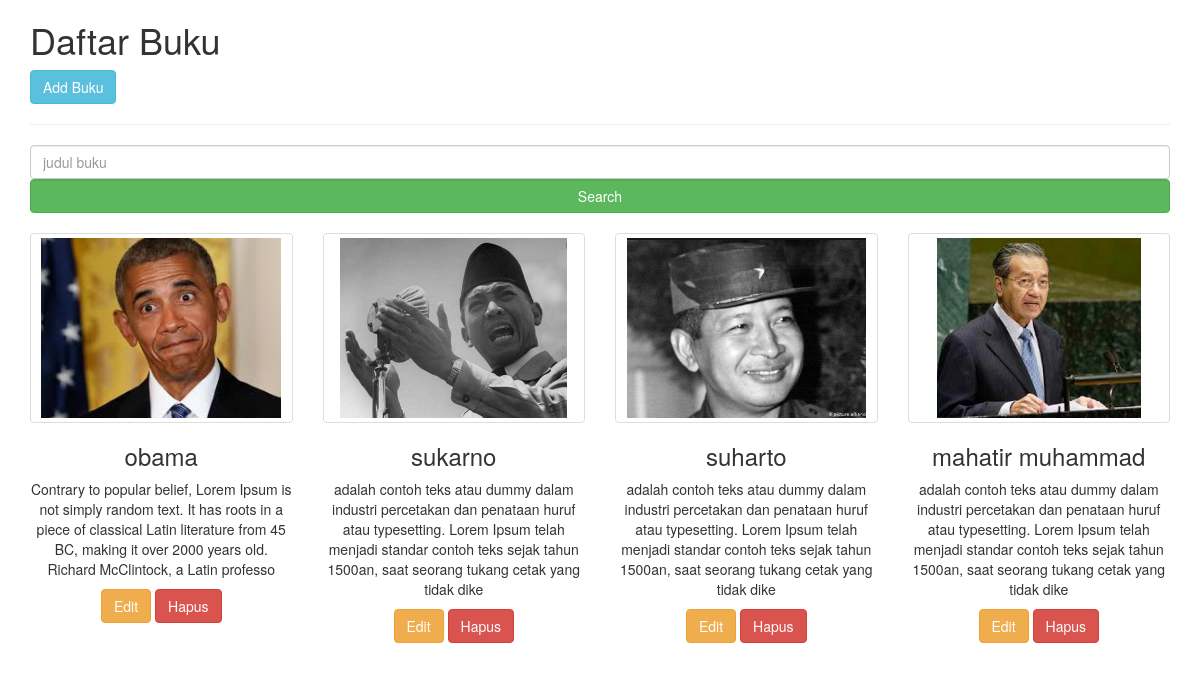
The page / on the database its author committed.
### tables this page shows
CREATE TABLE `users` (
  `id` int(11) NOT NULL,
  `name` varchar(100) NOT NULL,
  `foto` varchar(255) NOT NULL,
  `alamat` varchar(200) NOT NULL
);

### application/controllers/home.php (called while the page is built, shortened)
<?php
class Home extends CI_Controller {
  public function __construct()
  {
      $this->load->model('modelcrud');
      $this->load->library('upload');
      $this->load->library('pagination');
  }
	public function index()
	{
      $cari = $this->input->get('cari');
      $page = $this->input->get('per_page');
      $search = array('name' => $cari );
      $batas =  9;
      if(!$page):
          $offset = 0;
      else:
          $offset = $page;
      endif;
      $config['page_query_string'] = TRUE;
  		$config['base_url'] 				 = base_url().'index.php/home/?cari='.$cari;
  		$config['total_rows'] 			 = $this->modelcrud->jumlah_row($search);
  		$config['per_page'] 				 = $batas;
  		$config['uri_segment'] 			 = $page;
  		$config['full_tag_open'] 		= '<ul class="pagination">';
  		$config['full_tag_close'] 	= '<ul>';
  		$config['first_link'] 			= 'first';
  		$config['first_tag_open'] 	= '<li><a>';
  		$config['first_tag_close'] 	= '</a></li>';
  		$config['last_link'] 				= 'last';
  		$config['last_tag_open']	 	= '<li><a>';
  		$config['last_tag_close'] 	= '</a></li>';
  		$config['next_link'] 				= '&raquo;';
  		$config['next_tag_open'] 		= '<li><a>';
  		$config['next_tag_close'] 	= '</a></li>';
  		$config['prev_link'] 				= '&laquo;';
  		$config['prev_tag_open'] 		= '<li><a>';
  		$config['prev_tag_close'] 	= '</a></li>';
  		$config['cur_tag_open'] 		= '<li class="active"><a>';
  		$config['cur_tag_close'] 		= '</a></li>';
  		$config['num_tag_open'] 		= '<li><a>';
  		$config['num_tag_close'] 		= '</a></li>';
      $this->pagination->initialize($config);
      $data['pagination']	 = $this->pagination->create_links();
      $data['jumlah_page'] = $page;
      $data['data'] = $this->modelcrud->get($batas,$offset,$search);
  		$this->load->view('home',$data);
	}
}

### index.php (called while the page is built, shortened)
<?php
require_once BASEPATH.'core/CodeIgniter.php';

### application/models/modelcrud.php (called while the page is built, shortened)
<?php
class Modelcrud extends CI_Model
{
  public function get($batas=NULL,$offset=NULL,$cari=NULL)
  {
      if ($batas != NULL) {
        $this->db->limit($batas,$offset);
      }
      if ($cari != NULL) {
          $this->db->or_like($cari);
      }
      $this->db->from('users');
      $query = $this->db->get();
      return $query->result();
  }
  public function jumlah_row($search)
  {
    $this->db->or_like($search);
    $query = $this->db->get('users');
    return $query->num_rows();
  }
}

### application/views/home.php (the view, shortened to what this page needs)
<!DOCTYPE html>
<html lang="en">
  <head>
    <link rel="stylesheet" href="<?=base_url()?>assets/css/bootstrap.min.css">
    <link rel="stylesheet" href="<?=base_url()?>assets/font/glyphicons-halflings-regular.ttf">
  </head>
  <body>
    <div class="container" >
      <h1>Daftar Buku &nbsp; </h1> <a style="text-align: right;" href="<?=base_url()?>index.php/home/tambah" class="btn btn-info">Add Buku</a>
      <hr>
    </div>
    <div class="container" style="text-align: center;">
      <div class="row">
      <div class="col-md-12">
      <form action="<?=base_url()?>index.php/home/index" method="get">
        <input type="text" name="cari" class="form-control" placeholder="judul buku">
        <input type="submit" value="Search" class=" form-control btn btn-success">
      </form>
    </div>
  </div>
  <br>
      <div class="row">
        <?php foreach ($data as $data): ?>
          <div class="col-sm-6 col-md-3">
            <a href="#" class="thumbnail">
              <img src="<?=base_url()?>assets/picture/<?=$data->foto?>" style="max-width:115%; max-height:100%; height:180px" alt="foto">
            </a>
            <div class="caption">
              <h3><?php echo $data->name?></h3>
              <p> <?php echo $data->alamat ?></p>
              <p>
                <a href="<?=base_url()?>index.php/home/edit/<?=$data->id?>" class="btn btn-warning" role="button">Edit</a>
                <a href="<?=base_url()?>index.php/home/deletedata/<?=$data->id?>/<?=$data->foto?>" class="btn btn-danger" role="button">Hapus</a>
              </p>
            </div>
          </div>
        <?php endforeach; ?>
      </div>
    </div>
  </body>
</html>

### rows shown on the page
users: foto (picture), name "obama", alamat "Contrary to popular belief, Lorem Ipsum is not simply random text. It has roots in a piece of classical Latin literature from 45 BC, making it over 2000 years old. Richard McClintock, a Latin professo"
users: foto (picture), name "sukarno", alamat "adalah contoh teks atau dummy dalam industri percetakan dan penataan huruf atau typesetting. Lorem Ipsum telah menjadi standar contoh teks sejak tahun 1500an, saat seorang tukang cetak yang tidak dike"
users: foto (picture), name "suharto", alamat "adalah contoh teks atau dummy dalam industri percetakan dan penataan huruf atau typesetting. Lorem Ipsum telah menjadi standar contoh teks sejak tahun 1500an, saat seorang tukang cetak yang tidak dike"
users: foto (picture), name "mahatir muhammad", alamat "adalah contoh teks atau dummy dalam industri percetakan dan penataan huruf atau typesetting. Lorem Ipsum telah menjadi standar contoh teks sejak tahun 1500an, saat seorang tukang cetak yang tidak dike"
